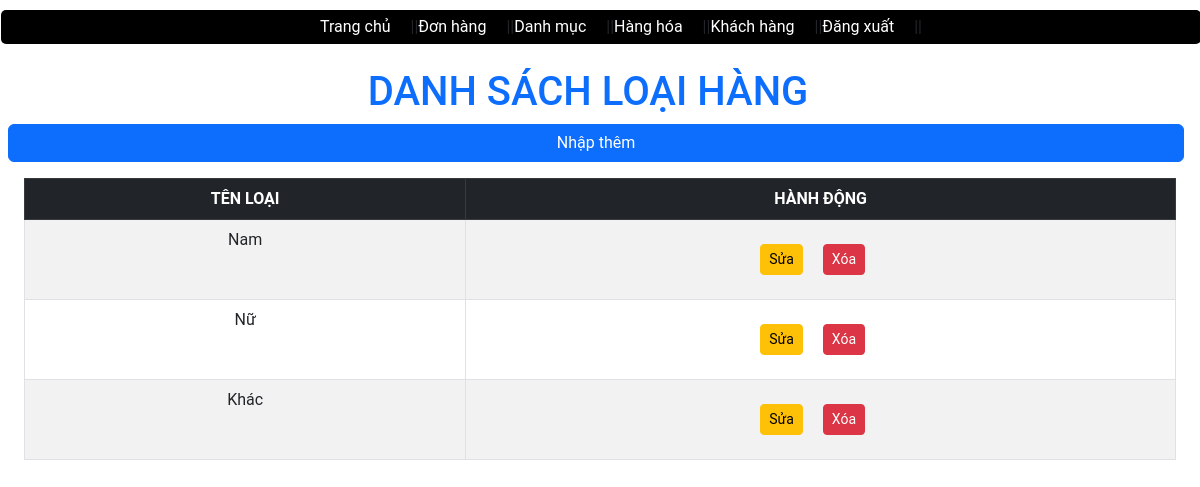
Screenshot of /admin/index.php?act=hienthidm with the database file from the repository.
### tables this page shows
CREATE TABLE `danh_muc` (
  `id_danh_muc` int NOT NULL,
  `ten_danh_muc` varchar(255) NOT NULL
);

### models/config.php (called while the page is built, shortened)
<?php
function pdo_get_connection(){
    $dburl = "mysql:host=localhost;dbname=duan;charset=utf8mb4";
    $username = 'root';
    $password = '';
    $conn = new PDO($dburl, $username, $password);
    $conn->setAttribute(PDO::ATTR_ERRMODE, PDO::ERRMODE_EXCEPTION);
    return $conn;
}
function pdo_query($sql){
    $sql_args = array_slice(func_get_args(), 1);
    try{
        $conn = pdo_get_connection();
        $stmt = $conn->prepare($sql);
        $stmt->execute($sql_args);
        $rows = $stmt->fetchAll();
        return $rows;
    }
    catch(PDOException $e){
        throw $e;
    }
    finally{
        unset($conn);
    }
}

### models/danhmuc.php (called while the page is built, shortened)
<?php
function loadall_danh_muc() {
    $sql = "SELECT * FROM danh_muc WHERE 1";
    $listdanh_muc = pdo_query($sql);
    return $listdanh_muc;
}
?>

### admin/danhmuc/hienthidm.php (the view, shortened to what this page needs)
<div class="row">
    <div class="row mb-4">
        <h1 class="text-center text-primary mt-4">DANH SÁCH LOẠI HÀNG</h1>
        <div class="row ms-2 mb-3 text-end">
            <a href="index.php?act=themdm" class="btn btn-primary">Nhập thêm</a>
        </div>
        <div class="row container text-center">
            <div class="ms-4 container">
                <table class="table table-striped table-bordered">
                    <thead class="table-dark">
                        <tr>
                            <th>TÊN LOẠI</th>
                            <th>HÀNH ĐỘNG</th>
                        </tr>
                    </thead>
                    <tbody>
                        <?php
                        foreach ($listdanh_muc as $danhmuc) {
                            extract($danhmuc);
                            $suadm = "index.php?act=suadm&id=" . $id_danh_muc;
                            $xoadm = "index.php?act=xoadm&id=" . $id_danh_muc;
                            echo '
                            <tr>
                                <td>' . $ten_danh_muc . '</td>
                                <td>
                                    <a href="' . $suadm . '" class="btn btn-warning btn-sm">Sửa</a>
                                    <a href="' . $xoadm . '" class="btn btn-danger btn-sm m-3" onclick="return confirm(\'Bạn có chắc chắn muốn xóa danh mục này không?\')">Xóa</a>
                                </td>
                            </tr>
                            ';
                        }
                        ?>
                    </tbody>
                </table>
            </div>
        </div>
    </div>
</div>

### views/css/styleadmin.css (style rules this page uses)
* { box-sizing: border-box; margin: 0; padding: 0; }
body { font-family: 'Roboto', Arial, sans-serif; max-width: 1470px; margin: 0 auto; }

### rows the page displays
danh_muc: ten_danh_muc "Nam"
danh_muc: ten_danh_muc "Nữ"
danh_muc: ten_danh_muc "Khác"
